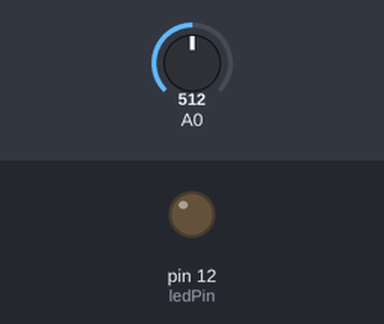
Recording of a sketch running on a simulated Arduino Uno, built with avr-gcc and run on an emulated ATmega328P. On the bench: output pins drawn as LEDs (lit = HIGH). Dashed ring = blinking. The inputs (shaded band) are chosen by the test bench; at power-on: A0 = 512.

Above: at 1.2 s.
1.3 s: A0 set to 641
2.8 s: A0 set to 667
At 3.05 s:
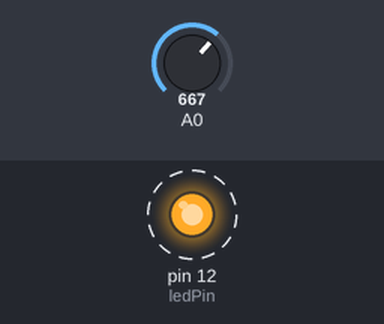
5.8 s: A0 set to 640
At 6.3 s:
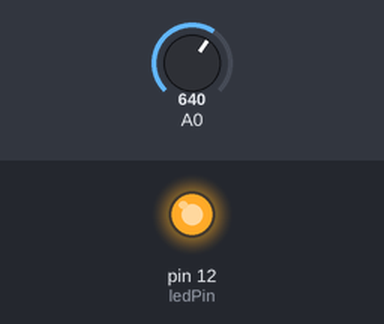
7.3 s: A0 set to 660
At 7.55 s:
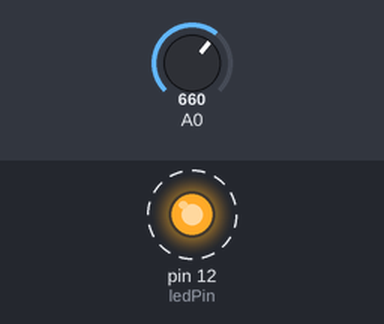
Timing chart, 0 to 11.3 s (numbered marks = the images above; inputs shaded):
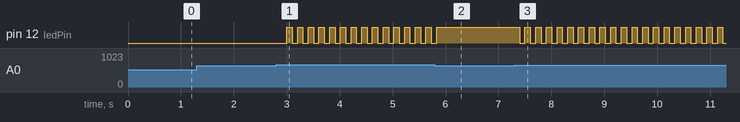

The sketch:

voice_control.ino
```cpp
int soundLevel = 0;
int ledPin = 12;
bool toggle = false;

void toggleLEDState(){
   digitalWrite(ledPin, toggle);
   toggle = !toggle;
}

void setup() {
   pinMode(ledPin, OUTPUT);
}

void loop(){
   soundLevel = analogRead(A0);

   if(soundLevel >= 650) {
      delay(100);
      toggleLEDState();
   }
   delay(1);
}
```

Measured:
- the behaviour switches between 649 and 650 on A0 (found by bisection; images 0 and 1)
- after the input at 1.3 s, every drawn part: stays the same
- after the input at 2.8 s, pin 12 (ledPin): alternates HIGH for 0.10 s and LOW for 0.10 s, starting after 0.20 s
- after the input at 5.8 s, pin 12 (ledPin): goes on until 5.8 s, then stays HIGH
- after the input at 7.3 s, pin 12 (ledPin): alternates HIGH for 0.10 s and LOW for 0.10 s, starting after 0.10 s
